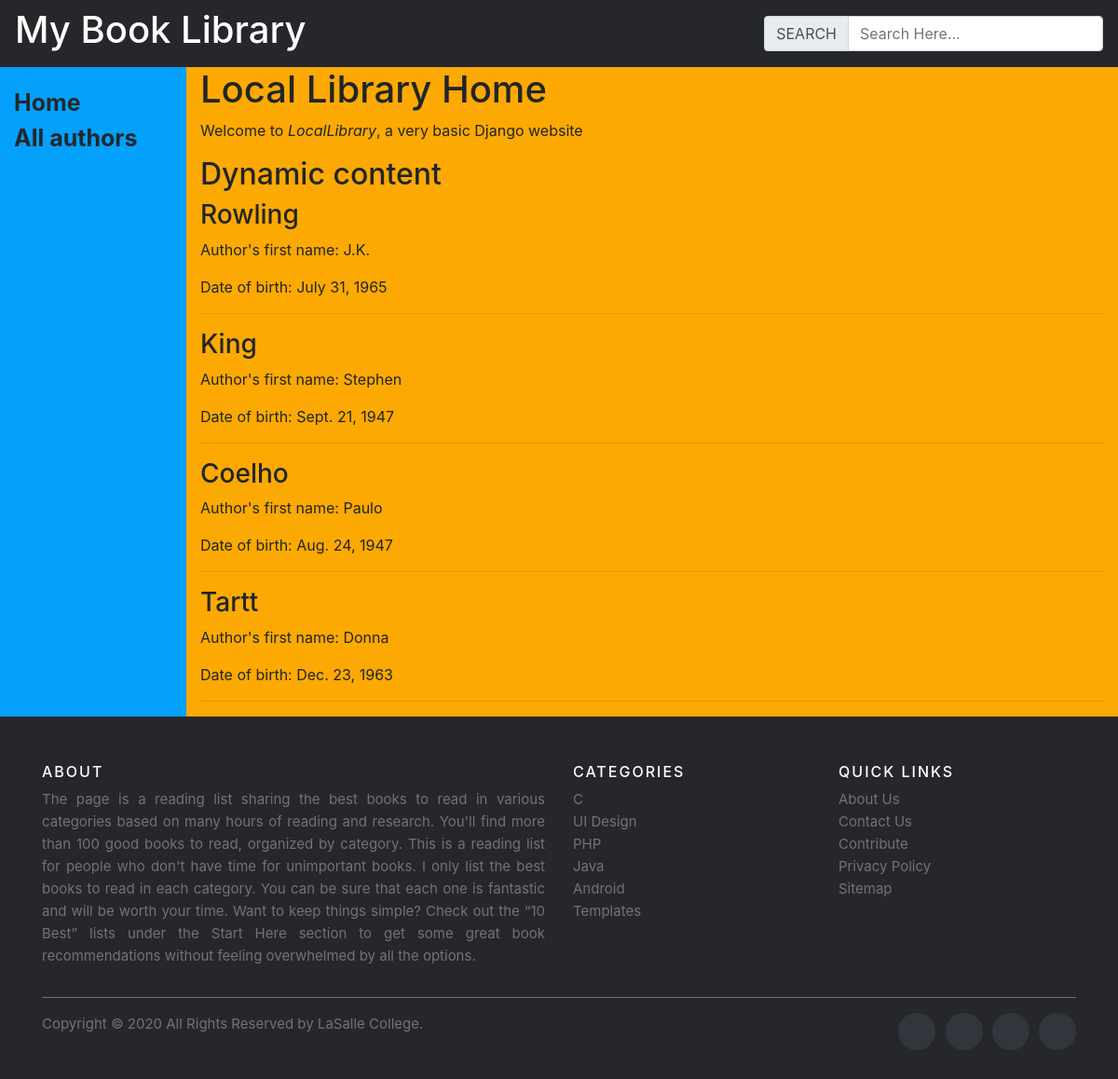
/author-list/, run on the app's committed database.
### mylibrary/models.py (models this page shows, shortened)
class Author(models.Model):
    firstName = models.CharField(max_length=200)
    lastName = models.CharField(max_length=200)
    dateOfBirth =  models.DateField()

### mylibrary/views.py (the view)
# urls.py: path('author-list/', views.author, name='auth-lib'),
def author(request):
    auth = {'Author': Author.objects.all()}
    return render(request, 'mylibrary/author_list.html', auth)

### mylibrary/templates/mylibrary/author_list.html
{% extends "mylibrary/base_generic.html" %}
{% block content %}
	<h1>Local Library Home</h1>
	  <p>Welcome to <em>LocalLibrary</em>, a very basic Django website </p>
	<h2>Dynamic content</h2>
  {% for author in Author %}
    <h3>{{author.lastName}}</h3>
    <p>Author's first name: {{author.firstName}}</p>
    <p>Date of birth: {{author.dateOfBirth}}</p>
    <hr>
  {% endfor %}
{% endblock %}

### data on the page
Author: lastName "Rowling", firstName "J.K.", dateOfBirth "July 31, 1965"
Author: lastName "King", firstName "Stephen", dateOfBirth "Sept. 21, 1947"
Author: lastName "Coelho", firstName "Paulo", dateOfBirth "Aug. 24, 1947"
Author: lastName "Tartt", firstName "Donna", dateOfBirth "Dec. 23, 1963"
